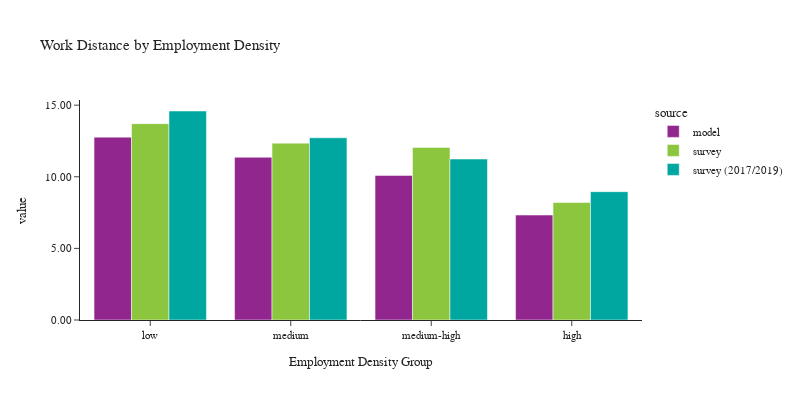

Notebook source saved alongside this figure:
### Code cell
plot_work_location(df_workers, 'emp_density_group', 'Employment Density', 'Employment Density Group')

### Figure 1 — Plotly figure (JSON) as saved in the notebook; plotly's stock layout.template omitted (floating-point values rounded to 4 significant figures)
{"data": [{"alignmentgroup": "True", "customdata": [[576521], [576440], [551508], [505632]], "hovertemplate": "source=model<br>emp_density_group=%{x}<br>value=%{y}<br>sample count=%{customdata[0]}<extra></extra>", "legendgroup": "model", "marker": {"color": "#91268F", "pattern": {"shape": ""}}, "name": "model", "offsetgroup": "model", "orientation": "v", "showlegend": true, "textposition": "auto", "type": "bar", "x": ["low", "medium", "medium-high", "high"], "xaxis": "x", "y": [12.77, 11.36, 10.1, 7.329], "yaxis": "y"}, {"alignmentgroup": "True", "customdata": [[447], [424], [631], [1190]], "hovertemplate": "source=survey<br>emp_density_group=%{x}<br>value=%{y}<br>sample count=%{customdata[0]}<extra></extra>", "legendgroup": "survey", "marker": {"color": "#8CC63E", "pattern": {"shape": ""}}, "name": "survey", "offsetgroup": "survey", "orientation": "v", "showlegend": true, "textposition": "auto", "type": "bar", "x": ["low", "medium", "medium-high", "high"], "xaxis": "x", "y": [13.71, 12.35, 12.05, 8.2], "yaxis": "y"}, {"alignmentgroup": "True", "customdata": [[476], [562], [925], [3632]], "hovertemplate": "source=survey (2017/2019)<br>emp_density_group=%{x}<br>value=%{y}<br>sample count=%{customdata[0]}<extra></extra>", "legendgroup": "survey (2017/2019)", "marker": {"color": "#00A7A0", "pattern": {"shape": ""}}, "name": "survey (2017/2019)", "offsetgroup": "survey (2017/2019)", "orientation": "v", "showlegend": true, "textposition": "auto", "type": "bar", "x": ["low", "medium", "medium-high", "high"], "xaxis": "x", "y": [14.59, 12.72, 11.24, 8.96], "yaxis": "y"}], "layout": {"barmode": "group", "font": {"size": 11}, "height": 400, "legend": {"title": {"text": "source"}, "tracegroupgap": 0}, "title": {"text": "Work Distance by Employment Density"}, "width": 800, "xaxis": {"anchor": "y", "domain": [0.0, 1.0], "title": {"text": "Employment Density Group"}}, "yaxis": {"anchor": "x", "domain": [0.0, 1.0], "tickformat": ".2f", "title": {"text": "value"}}}}
